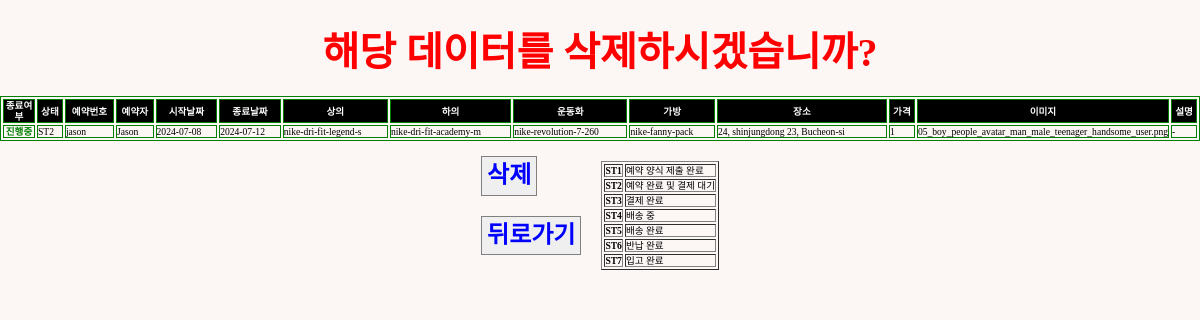
/sterna/delpage/jason (signed in), run on the app's committed database.
### reservation/models.py (models this page shows)
class Reservation(models.Model):
    STATUS_CHOICE = [
        ("ST1", "예약 양식 제출 완료"),
        ("ST2", "예약 완료 및 결제 대기"),
        ("ST3", "결제 완료"),
        ("ST4", "배송 중"),
        ("ST5", "배송 완료"),
        ("ST6", "반납 완료"),
        ("ST7", "입고 완료"),
    ]
    reserv_id = models.CharField(
        max_length=20,
        primary_key=True,
        default="ste-" + datetime.now().strftime("%Y%m%dT%H%M%S"),
    )
    client = models.CharField(max_length=20)
    contact = models.CharField(max_length=50, blank=False)
    start_date = models.DateField()
    start_time = models.TimeField(blank=True, default=timezone.now)
    end_date = models.DateField()
    end_time = models.TimeField(blank=True, default=timezone.now)
    top = models.ForeignKey(
        Item,
        on_delete=models.CASCADE,
        limit_choices_to={"category": "top"},
        related_name="topName",
        blank=True,
        null=True,
    )
    bottom = models.ForeignKey(
        Item,
        on_delete=models.CASCADE,
        limit_choices_to={"category": "bottom"},
        related_name="bottomName",
        blank=True,
        null=True,
    )
    shoes = models.ForeignKey(
        Item,
        on_delete=models.CASCADE,
        limit_choices_to={"category": "shoes"},
        related_name="shoesName",
        blank=True,
        null=True,
    )
    bag = models.ForeignKey(
        Item,
        on_delete=models.CASCADE,
        limit_choices_to={"category": "bag"},
        related_name="bagName",
        blank=True,
        null=True,
    )
    image = models.ImageField(upload_to="", blank=True)
    desc = models.TextField(blank=True, default="-")
    status = models.CharField(
        max_length=3,
        choices=STATUS_CHOICE,
        default="ST1",
    )
    completed = models.BooleanField(default=False)
    cost = models.IntegerField(default=0)
    location = models.CharField(max_length=50, blank=False)
    paypal_link = models.CharField(max_length=50, blank=False, default="free")
    def __str__(self):
        return str(self.completed) + " " + self.client + "_" + self.reserv_id

class Item(models.Model):
    CATEGORY = [
        ("shoes", "Shoes"),
        ("top", "Top"),
        ("bottom", "Bottom"),
        ("bag", "Bag & Pouch"),
        ("etc", "ETC"),
    ]
    SIZE = [
        ("Others", "free"),
        (
            "shoes",
            (
                ("220", "220mm"),
                ("225", "225mm"),
                ("230", "230mm"),
                ("235", "235mm"),
                ("240", "240mm"),
                ("245", "245mm"),
                ("250", "250mm"),
                ("255", "255mm"),
                ("260", "260mm"),
                ("265", "265mm"),
                ("270", "270mm"),
                ("275", "275mm"),
                ("280", "280mm"),
                ("285", "285mm"),
                ("290", "290mm"),
                ("295", "295mm"),
                ("300", "300mm"),
            ),
        ),
        (
            "top",
            (
                ("XS", "XS"),
                ("S", "S"),
                ("M", "M"),
                ("L", "L"),
                ("XL", "XL"),
                ("XXL", "XXL"),
            ),
        ),
        (
            "bottom",
            (
                ("XS", "XS"),
                ("S", "S"),
                ("M", "M"),
                ("L", "L"),
                ("XL", "XL"),
                ("XXL", "XXL"),
            ),
        ),
    ]
    GENDER = {("M", "Male"), ("F", "Female"), ("E", "NO Gender")}
    category = models.CharField(max_length=10, choices=CATEGORY)
    gender = models.CharField(max_length=1, blank=True, choices=GENDER)
    name = models.CharField(max_length=20, blank=True)
    model_num = models.CharField(primary_key=True, max_length=50, blank=True)
    size = models.CharField(max_length=10, blank=True, choices=SIZE)
    amount = models.IntegerField(default=0, blank=True)
    link = models.URLField(blank=True)
    def __str__(self):
        return self.model_num

### reservation/views.py (the view)
# urls.py: path("sterna/delpage/<str:pk>", views.delpage, name="delpage"),
@login_required(login_url="users:login")
def delpage(request, pk):
    reservation = Reservation.objects.filter(pk=pk)
    print(reservation)
    return render(request, "admin/delete.html", {"reservation": reservation})

### templates/admin/delete.html (shortened to what this page needs)
{% load static %}
<!DOCTYPE html>
<html lang="en">
  <head>
    <link rel="stylesheet" type="text/css" href="{% static 'css/sterna.css' %}"/>
    <link rel="stylesheet" type="text/css" href="{% static 'css/normalize.css' %}"/>
    <link href="https://cdnjs.cloudflare.com/ajax/libs/bootstrap-datetimepicker/3.0.0/css/bootstrap-datetimepicker.min.css" rel="stylesheet"/>
  </head>
  <body>
    {% for data in reservation %}
      <div class="tocenter">
        <div class="flex-row" style="width:100%; margin: 30px 0 20px 0; justify-content:space-around;">
          <div>
            <p style="font-size:2.5rem; font-weight:bold; color:red;">해당 데이터를 삭제하시겠습니까?</p>
          </div>
        </div>
      </div>
      <table border="1" bordercolor="green" style="font-size:0.6rem; width:100%;">
        <tr style="background-color:black; color:white;">
          <th scope="col" style="width:30px; text-align:center">종료여부</th>
          <th scope="col">상태</th>
          <th scope="col">예약번호</th>
          <th scope="col">예약자</th>
          <th scope="col">시작날짜</th>
          <th scope="col">종료날짜</th>
          <th scope="col">상의</th>
          <th scope="col">하의</th>
          <th scope="col">운동화</th>
          <th scope="col">가방</th>
          <th scope="col">장소</th>
          <th scope="col">가격</th>
          <th scope="col" style="width:50px; text-align:center">이미지</th>
          <th scope="col">설명</th>
        </tr>
        <tr>
          {% if data.completed == True %}
            <td style="color:white; font-weight:bold; background-color:grey; text-align:center;">완료</td>
          {% else %}
            <td style="color:green; font-weight:bold; text-align:center;">진행중</td>
          {% endif %}
          <td>{{data.status}}</td>
          <td>{{data.reserv_id}}</td>
          <td>{{data.client}}</td>
          <td>{{data.start_date | date:"Y-m-d"}}</td>
          <td>{{data.end_date | date:"Y-m-d"}}</td>
          {% if data.top.name == None %}
            <td style='background-color:#DBDBDB;'>-</td>
          {% else %}
            <td>{{data.top}}</td>
          {% endif %}
          {% if data.bottom.name == None %}
            <td style='background-color:#DBDBDB;'>-</td>
          {% else %}
            <td>{{data.bottom}}</td>
          {% endif %}
          {% if data.shoes.name == None %}
            <td style='background-color:#DBDBDB;'>-</td>
          {% else %}
            <td>{{data.shoes}}</td>
          {% endif %}
          {% if data.bag.name == None %}
            <td style='background-color:#DBDBDB;'>-</td>
          {% else %}
            <td>{{data.bag}}</td>
          {% endif %}
          <td>{{data.location}}</td>
          <td>{{data.cost}}</td>
          <td>{{data.image}}</td>
          <td>{{data.desc}}</td>
        </tr>
      </table>
      <div class="flex-row">
        <div class="flex-column">
          <div class="del-button">
            <a href="{% url "reservation:delreserv" data.pk %}">
              <button style="padding: 5px; color:blue; font-weight:bold; font-size:1.5rem;">삭제</button>
            </a>
          </div>
          <div class="tocenter" style="margin:20px 0 0 0;">
            <a href="{% url "reservation:data" %}">
              <button style="padding: 5px; color:blue; font-weight:bold; font-size:1.5rem;">뒤로가기</button>
            </a>
          </div>
        </div>
        <table style="margin:20px 0 0 20px;" border="1">
          <tr style='font-weight:normal; font-size:0.6rem;'>
            <th>ST1</th>
            <td>예약 양식 제출 완료</td>
          </tr>
          <tr style='font-weight:normal; font-size:0.6rem;'>
            <th>ST2</th>
            <td>예약 완료 및 결제 대기</td>
          </tr>
          <tr style='font-weight:normal; font-size:0.6rem;'>
            <th>ST3</th>
            <td>결제 완료</td>
          </tr>
          <tr style='font-weight:normal; font-size:0.6rem;'>
            <th>ST4</th>
            <td>배송 중</td>
          </tr>
          <tr style='font-weight:normal; font-size:0.6rem;'>
            <th>ST5</th>
            <td>배송 완료</td>
          </tr>
          <tr style='font-weight:normal; font-size:0.6rem;'>
            <th>ST6</th>
            <td>반납 완료</td>
          </tr>
          <tr style='font-weight:normal; font-size:0.6rem;'>
            <th>ST7</th>
            <td>입고 완료</td>
          </tr>
        </table>
      </div>
    {% endfor %}
  </body>
</html>

### static/css/sterna.css (style rules this page uses)
:root { --sterun-primary-color: #fbff00; --sterun-secondary-color: #3A3A3A; --sterun-thirdary-color: #4467AF; --sterun-white-color: #FCF6F5; --sterun-black-color: #1d1d1d; --sterun-grey-color: #E8E8E8; }
* { margin: 0; padding: 0; font-family: "SCDream"; z-index:100; }
html, body { background-color: var(--sterun-white-color); margin-top: 100px; min-height: 100%; margin: 0; }
a { color: var(--sterun-black-color); text-decoration: none; }
button { border: 1px solid grey; }
.tocenter { display: flex; flex-direction: column; align-items: center; width:100%; }
.flex-row { display: flex; flex-direction: row; flex-flow: wrap; justify-content: center; }
.flex-column { justify-content: center; display: flex; flex-direction: column; }

### data on the page
Reservation: completed "진행중", status "ST2", reserv_id "jason", client "Jason", start_date "2024-07-08", end_date "2024-07-12", top "nike-dri-fit-legend-s", bottom "nike-dri-fit-academy-m", shoes "nike-revolution-7-260", bag "nike-fanny-pack", location "24, shinjungdong 23, Bucheon-si", cost "1", image "05_boy_people_avatar_man_male_teenager_handsome_user.png", desc "-"
